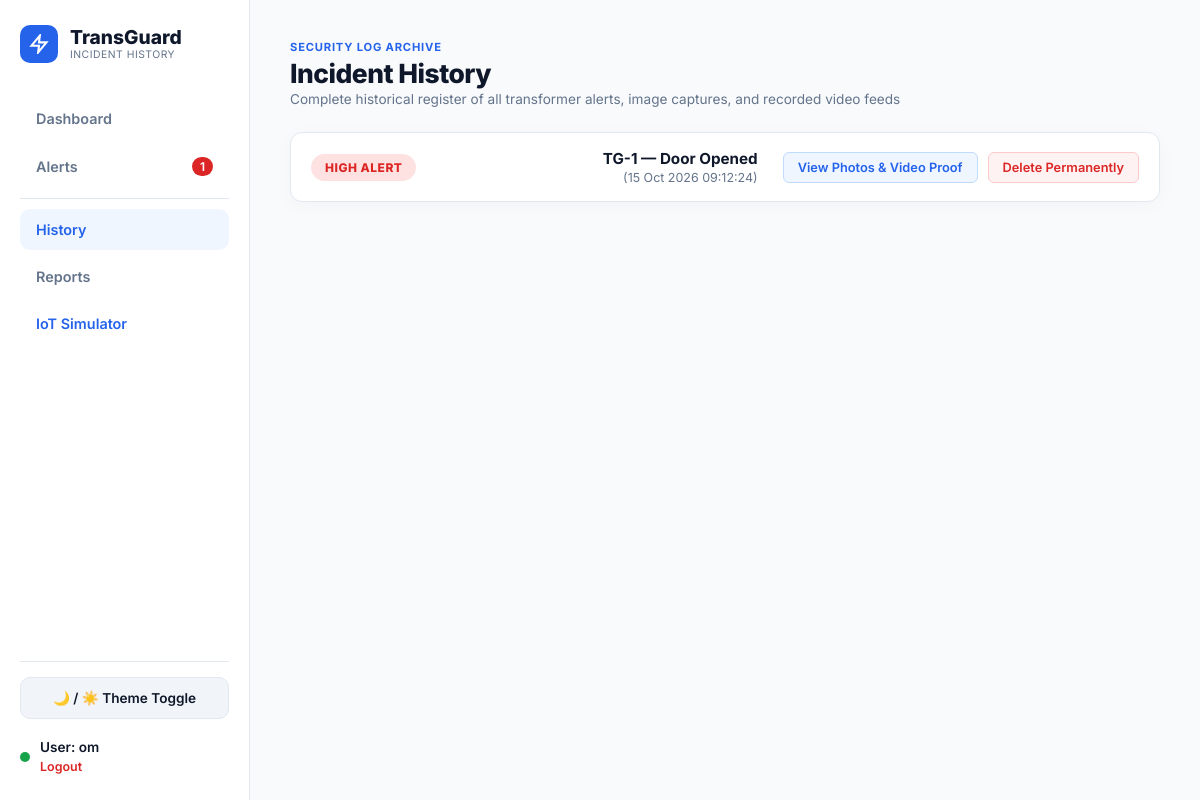
The app's page /history (signed in), older data.
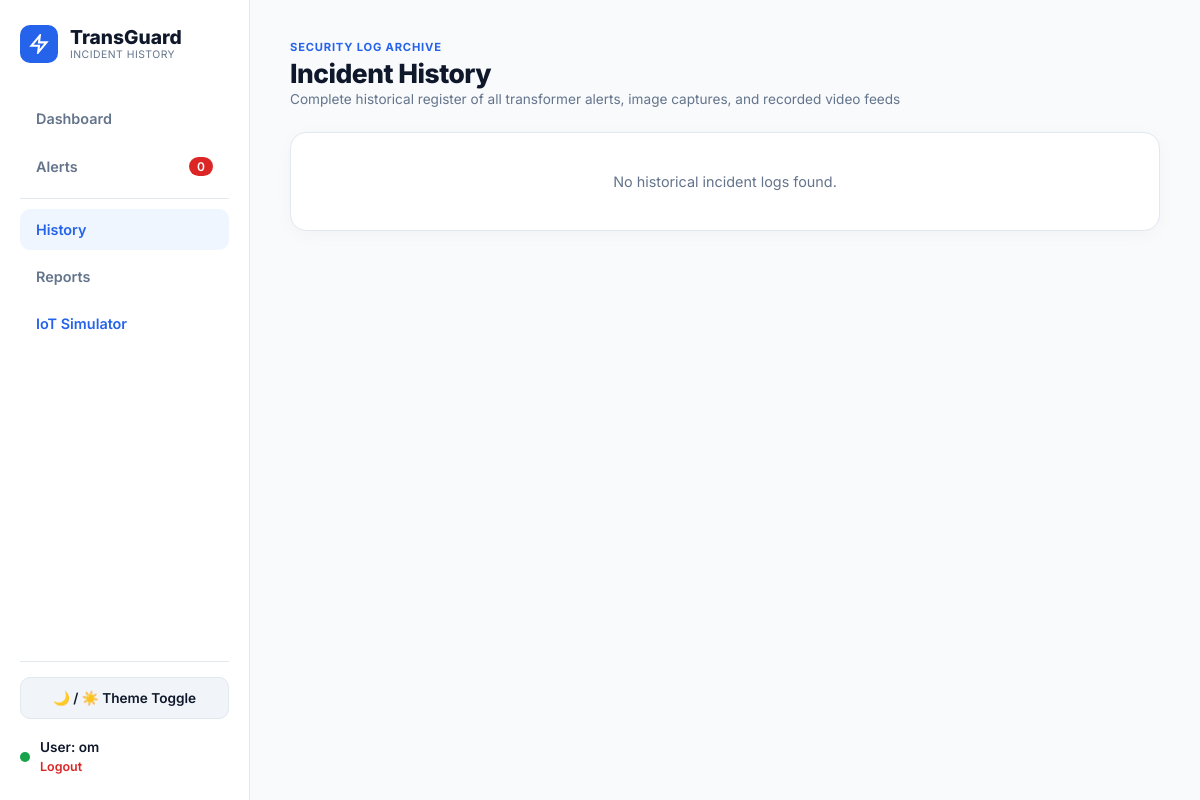
The same page, newer data.
### tables this page shows
CREATE TABLE captured_videos (id INTEGER PRIMARY KEY AUTOINCREMENT, incident_id INTEGER, file_path TEXT, created_at TIMESTAMP DEFAULT CURRENT_TIMESTAMP);

CREATE TABLE incidents (
            id INTEGER PRIMARY KEY AUTOINCREMENT,
            user_id INTEGER NOT NULL,
            transformer_id TEXT NOT NULL,
            incident_type TEXT NOT NULL,
            detected_time TEXT NOT NULL,
            threat_level TEXT DEFAULT 'PENDING',
            owner_response TEXT DEFAULT 'PENDING',
            status TEXT DEFAULT 'ACTIVE',
            live_feed_status TEXT DEFAULT 'STOPPED',
            evidence_status TEXT DEFAULT 'IN_PROGRESS',
            FOREIGN KEY (user_id) REFERENCES users (id) ON DELETE CASCADE
        );

### app.py (the view)
@app.route('/history')
def history():
    user = get_current_user()
    if not user:
        return redirect(url_for('login'))
    conn = get_db()
    seq_map = get_user_incident_seq_map(conn, user['id'])
    incidents = conn.execute("SELECT * FROM incidents WHERE user_id = ? ORDER BY id DESC", (user['id'],)).fetchall()
    history_details = []
    for inc in incidents:
        imgs = conn.execute("SELECT * FROM captured_images WHERE incident_id = ? ORDER BY id ASC", (inc['id'],)).fetchall()
        video_row = conn.execute("SELECT file_path FROM captured_videos WHERE incident_id = ? ORDER BY id DESC LIMIT 1", (inc['id'],)).fetchone()
        video_path = video_row['file_path'] if video_row else None
        history_details.append({"incident": inc, "user_seq": seq_map.get(inc['id'], inc['id']), "images": imgs, "video_path": video_path})
    alert_count = conn.execute("SELECT COUNT(*) as count FROM alerts WHERE user_id = ? AND status = 'ACTIVE'", (user['id'],)).fetchone()['count']
    conn.close()
    wokwi_url = os.getenv("WOKWI_PROJECT_URL", "https://wokwi.com")
    return render_template('history.html', user=user, history_details=history_details, alert_count=alert_count, wokwi_url=wokwi_url)

### app.py (called while the page is built)
def get_current_user():
    if 'user_id' not in session:
        return None
    conn = get_db()
    user = conn.execute(
        "SELECT id, username, email, owner_name, discom_name, phone, location, role FROM users WHERE id = ?",
        (session['user_id'],)
    ).fetchone()
    conn.close()
    return user

def get_user_incident_seq_map(conn, user_id):
    rows = conn.execute("SELECT id FROM incidents WHERE user_id = ? ORDER BY id ASC", (user_id,)).fetchall()
    return {row['id']: idx for idx, row in enumerate(rows, start=1)}

### database/database.py (called while the page is built)
def get_db():
    conn = sqlite3.connect(DB_PATH)
    conn.row_factory = sqlite3.Row
    conn.execute("PRAGMA foreign_keys = ON;")
    return conn

### templates/history.html (shortened to what the changed rows need)
<!DOCTYPE html>
<html lang="en">
<head>
    <link rel="stylesheet" href="{{ url_for('static', filename='style.css') }}">
</head>
<body>
    <div class="app-container">
        <div class="sidebar">
            <div>
                <div class="brand">
                    <div class="brand-text">
                        <h2>TransGuard</h2>
                    </div>
                </div>
                <ul class="nav-links">
                    <li><a href="/alerts">Alerts <span id="alert-count-badge" class="nav-badge">{{ alert_count }}</span></a></li>
                </ul>
            </div>
        </div>
        <div class="main-content">
            <div class="top-header">
                <div class="page-title">
                    <h1>Incident History</h1>
                </div>
            </div>
            <div style="display: flex; flex-direction: column;">
                {% for item in history_details %}
                <div class="alert-bar-row">
                    <div class="alert-bar-left">
                        {% if item.incident.status == 'DELETED' %}
                            <span class="status-deleted-tag">DELETED</span>
                        {% elif item.incident.threat_level == 'HIGH' %}
                            <span class="alert-pill-high">HIGH ALERT</span>
                        {% else %}
                            <span class="alert-pill-low">LOW ALERT</span>
                        {% endif %}
                    </div>
                    <div class="alert-bar-right-group">
                        <div class="alert-bar-info">
                            <span class="alert-bar-title">TG-{{ item.user_seq }} — {{ item.incident.incident_type }}</span>
                            <span class="alert-bar-time">({{ item.incident.detected_time }})</span>
                        </div>
                        <div class="alert-bar-actions">
                            <button class="btn-sm-view" onclick="document.getElementById('hist-modal-{{ item.incident.id }}').style.display='flex'">
                                View Photos & Video Proof
                            </button>
                            <button class="btn-sm-delete" onclick="permanentDeleteHistory({{ item.incident.id }})">Delete Permanently</button>
                        </div>
                    </div>
                </div>
                {% else %}
                <div class="card" style="text-align: center; padding: 40px;">
                    <p style="color: var(--text-secondary); font-size: 0.9rem;">No historical incident logs found.</p>
                </div>
                {% endfor %}
            </div>
        </div>
    </div>
</body>
</html>

Row changes from the older to the newer data that the page shows:
removed captured_videos: user_seq "1", incident.incident_type "Door Opened", incident.detected_time "15 Oct 2026 09:12:24"
Text that changed along with them:
{{ alert_count }}: "1" → "0"
text now shown: "No historical incident logs found."
